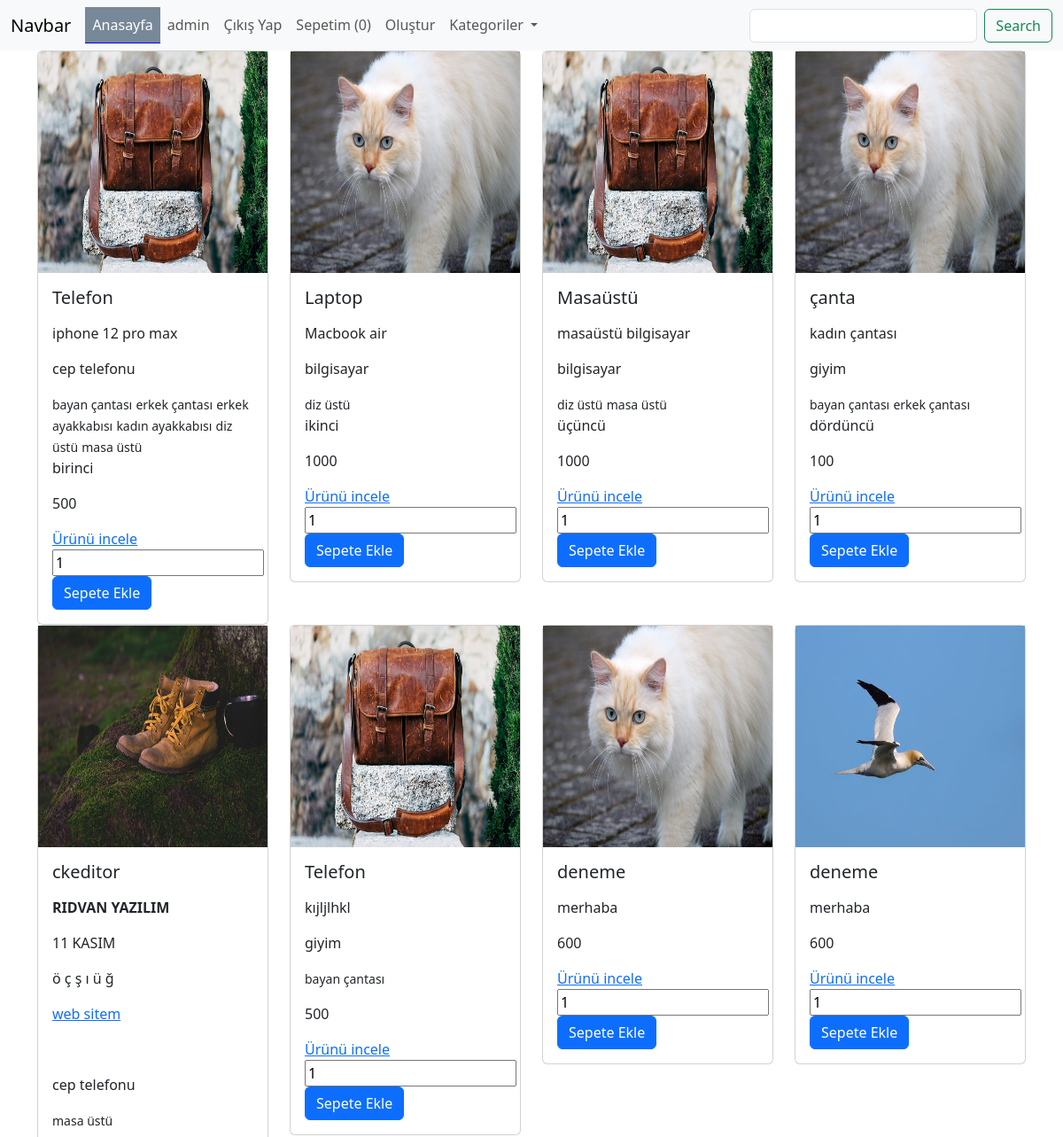
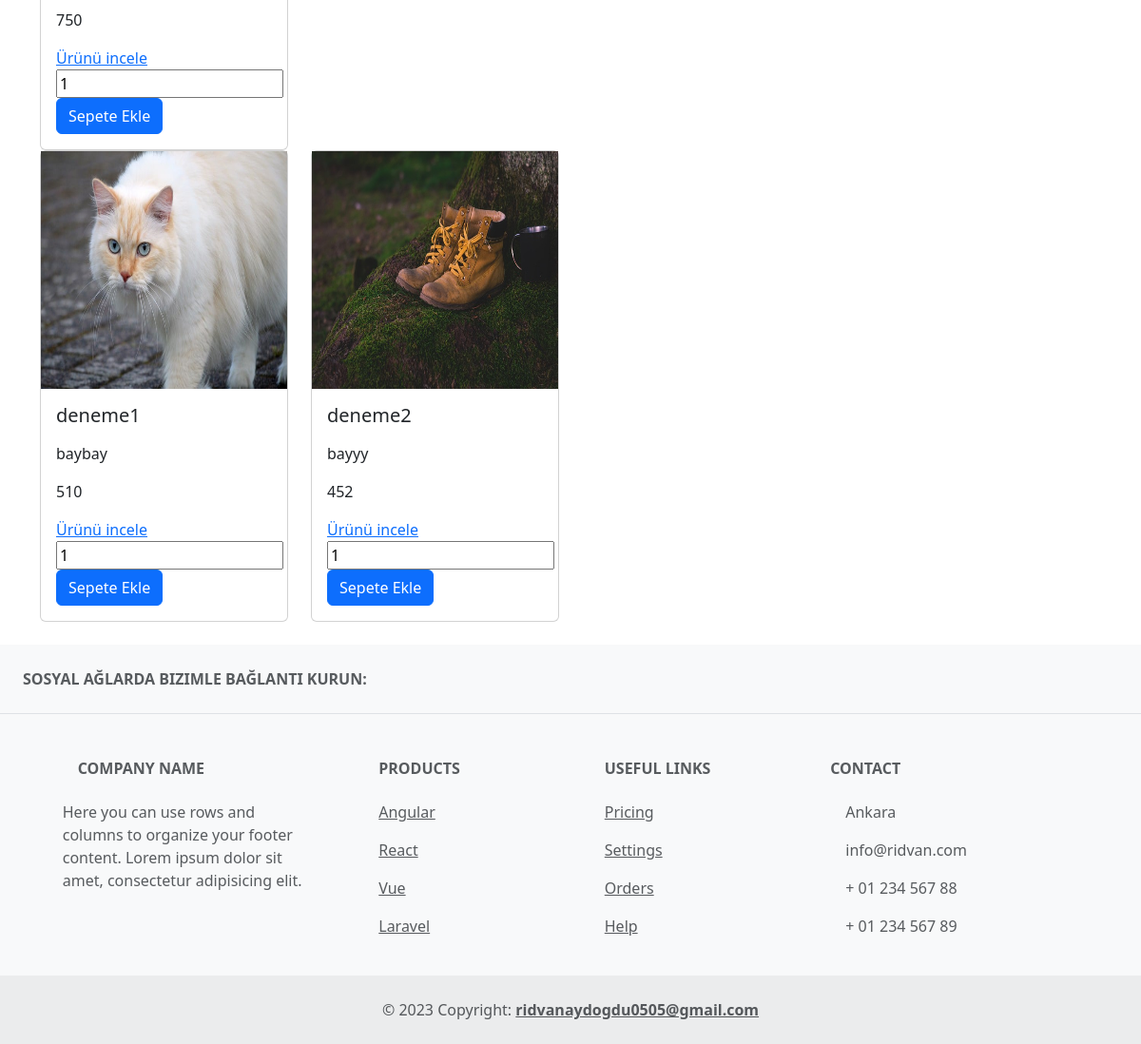
The app's page / (signed in) with its own data (2 pictures, top to bottom).
### urunler/models.py (models this page shows, shortened)
class Urun(models.Model):
    olusturan = models.ForeignKey(User, on_delete=models.CASCADE, null=True)
    kategori = models.ForeignKey(Kategori, on_delete=models.CASCADE, null=True)
    sub_category = models.ManyToManyField(AltKategori)
    tekBilgi = models.OneToOneField(Tek, on_delete=models.CASCADE, null=True, blank=True)
    isim = models.CharField(max_length=100, verbose_name="ürün ismi")
    aciklama = RichTextField(max_length=500, verbose_name="ürün açıklaması")
    no = models.IntegerField(verbose_name="ürün fiyatı")
    resim = models.FileField(upload_to='urunler/', null=True, blank=True, verbose_name="ürün resmi")

class Kategori(models.Model):
    isim = models.CharField(max_length=100)

class AltKategori(models.Model):
    isim = models.CharField(max_length=100)

class Tek(models.Model):
    isim = models.CharField(max_length=100)

### urunler/views.py (the view, shortened to what this page needs)
# urls.py: path('', index, name='index'),
def index(request):
    urunler = Urun.objects.all()
    kategoriler = Kategori.objects.all()
    search = ''
    if request.GET.get('search'):
        search = request.GET.get('search')
        urunler = Urun.objects.filter(
            Q(isim__icontains = search)  |
            Q(kategori__isim__icontains =search)
        )
    sepetAdet = Sepet.objects.filter(user = request.user).count()
    context = {
        'urunler':urunler,
        'search':search,
        'kategoriler':kategoriler,
        'sepetAdet':sepetAdet
    }
    return render(request, 'index.html', context)

### urunler/templates/index.html (shortened to what this page needs)
{% load static %}
<!DOCTYPE html>
<html lang="en">
<head>
    <link href="https://cdn.jsdelivr.net/npm/bootstrap@5.3.2/dist/css/bootstrap.min.css" rel="stylesheet">
    <link rel="stylesheet" href="{% static 'css/style.css' %}">
</head>
<body>
   {% include 'includes/navbar.html' %}
    {% block content %}
    <div class="container">
      <div class="row">
        {% for urun in urunler %}
            <div class="col-3">
              <div class="card">
                {% if urun.resim %}
                  <img src="{{urun.resim.url}}" width="100%" height="250" alt="">
                {% else %}
                    <img src="{% static 'img/kedi.jpg' %}" width="100%" height="250" alt="">
                {% endif %}
                <div class="card-body">
                  <h5 class="card-title">{{urun.isim}}</h5>
                  <p class="card-text">{{urun.aciklama|safe}}</p>
                  <p>{{urun.kategori.isim}}</p>
                  {% for i in urun.sub_category.all %}
                      <small>{{i.isim}}</small>
                  {% endfor %}
                  <p>
                    {{urun.tekBilgi.isim}}
                  </p>
                  <p>{{urun.no}}</p>
                  <a href="{% url 'urun' urun.id %}" class="card-link">Ürünü incele</a>
                  <form action="" method="POST">
                    <input type="number" name="adet" value="1" id="">
                    <input type="submit" class="btn btn-primary" value="Sepete Ekle">
                  </form>
                </div>
              </div>
            </div>
        {% endfor %}
      </div>
    </div>
    {% endblock content %}
    {% include 'includes/footer.html' %}
</body>
</html>

### urunler/templates/includes/navbar.html (shortened to what this page needs)
<nav class="navbar navbar-expand-lg bg-body-tertiary">
    <div class="container-fluid">
      <a class="navbar-brand" href="/">Navbar</a>
      <div class="collapse navbar-collapse" id="navbarSupportedContent">
        <ul class="navbar-nav me-auto mb-2 mb-lg-0">
          <li class="nav-item">
            <a
            {% if request.path == '/' %}
                class="nav-link active"
            {% else %}
                class="nav-link"
            {% endif %}
                aria-current="page" href="/">Anasayfa</a>
          </li>
          {% if user.is_authenticated %}
              <li class="nav-item">
                <a class="nav-link" href="#">{{request.user}}</a>
              </li>
              <li class="nav-item">
                <a class="nav-link" href="{% url 'logout' %}">Çıkış Yap</a>
              </li>
              <li class="nav-item">
                <a class="nav-link" href="{% url 'sepet' %}">Sepetim ({{sepetAdet}})</a>
              </li>
              <li class="nav-item">
                <a
                {% if request.path == '/olustur/' %}
                class="nav-link active"
                {% else %}
                class="nav-link"
                {% endif %}
                href="{% url 'olustur' %}">Oluştur</a>
              </li>
          {% endif %}
          <li class="nav-item dropdown">
            <a class="nav-link dropdown-toggle" href="#" role="button" data-bs-toggle="dropdown" aria-expanded="false">
              Kategoriler
            </a>
          </li>
        </ul>
        <form class="d-flex" method="GET" role="search">
          <input class="form-control me-2" name="search" value="{{search}}" type="search" aria-label="Search">
          <button class="btn btn-outline-success" type="submit">Search</button>
        </form>
      </div>
    </div>
  </nav>

### urunler/templates/index.html (style rules this page uses)
.active { border-bottom: 1px solid blue; background-color: lightslategray; color: white !important; }

### records on screen
Urun: resim (picture), isim "Telefon", aciklama "iphone 12 pro max", kategori.isim "cep telefonu", tekBilgi.isim "birinci", no "500"
AltKategori: isim "bayan çantası"
AltKategori: isim "erkek çantası"
AltKategori: isim "erkek ayakkabısı"
AltKategori: isim "kadın ayakkabısı"
AltKategori: isim "diz üstü"
AltKategori: isim "masa üstü"
Urun: resim (picture), isim "Laptop", aciklama "Macbook air", kategori.isim "bilgisayar", tekBilgi.isim "ikinci", no "1000"
Urun: resim (picture), isim "Masaüstü", aciklama "masaüstü bilgisayar", kategori.isim "bilgisayar", tekBilgi.isim "üçüncü", no "1000"
Urun: resim (picture), isim "çanta", aciklama "kadın çantası", kategori.isim "giyim", tekBilgi.isim "dördüncü", no "100"
Urun: resim (picture), isim "ckeditor", aciklama "RIDVAN YAZILIM 11 KASIM ö ç ş ı ü ğ web sitem", kategori.isim "cep telefonu", no "750"
Urun: resim (picture), isim "Telefon", aciklama "kıjljlhkl", kategori.isim "giyim", no "500"
Urun: isim "deneme", aciklama "merhaba", no "600"
Urun: resim (picture), isim "deneme", aciklama "merhaba", no "600"
Urun: isim "deneme1", aciklama "baybay", no "510"
Urun: resim (picture), isim "deneme2", aciklama "bayyy", no "452"

### other values on screen
{{ request.user }} "admin"
{{ sepetAdet }} "0"
